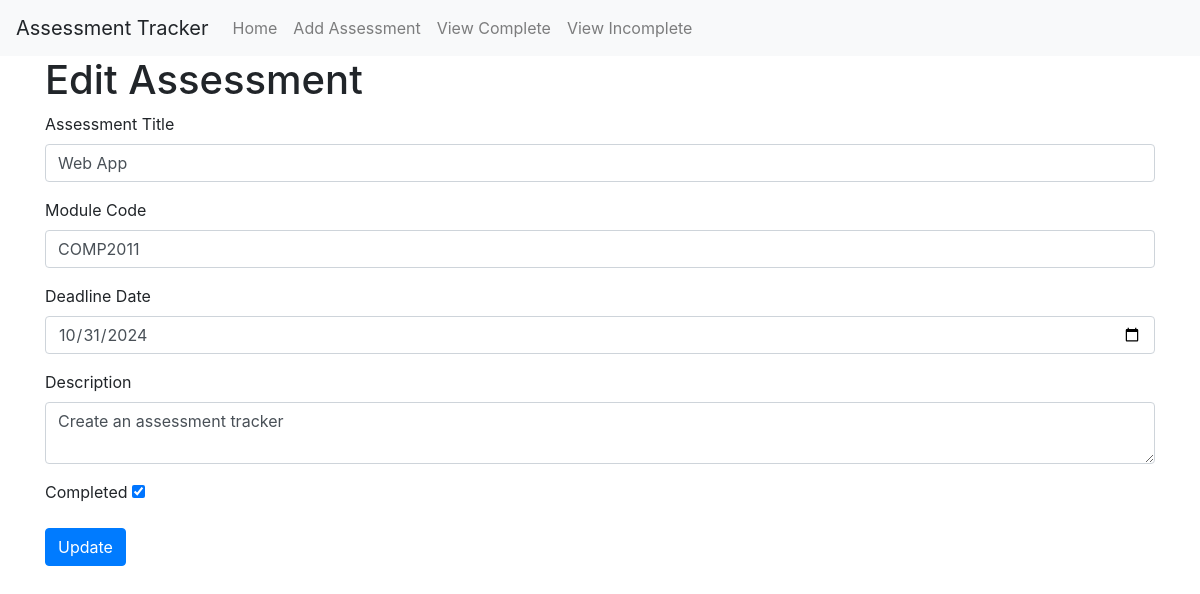
The app's page /edit_assessment/4, older data.
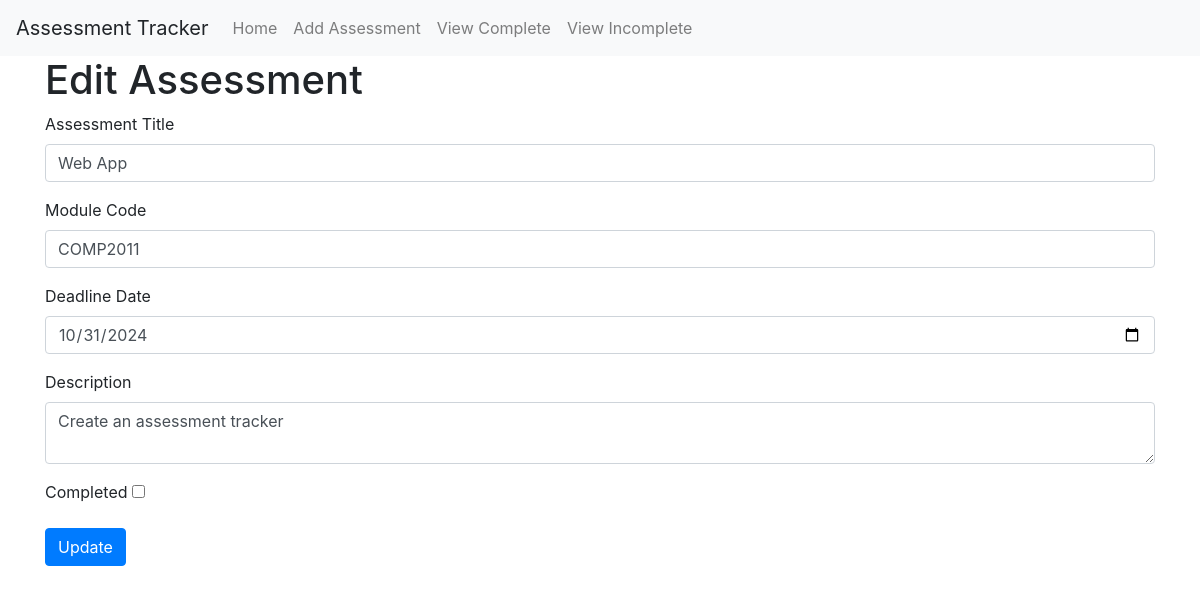
The same page, newer data.
### app/models.py (models this page shows)
class Assessment(db.Model):
    id = db.Column(db.Integer, primary_key=True)
    title = db.Column(db.String(100), nullable=False)
    module_code = db.Column(db.String(100), nullable=False)
    deadline = db.Column(db.DateTime, nullable=False)
    description = db.Column(db.Text, nullable=False)
    completed = db.Column(db.Boolean, default=False)

### app/views.py (the view, shortened to what this page needs)
@app.route('/edit_assessment/<int:id>', methods=['GET', 'POST'])
def edit_assessment(id):
    assessment = Assessment.query.get_or_404(id)
    form = AssessmentForm(obj=assessment)
    for forms, errors in form.errors.items():
        for error in errors:
            flash(error)
    return render_template('edit.html', form=form)

### app/forms.py (shortened to what this page needs)
class AssessmentForm(FlaskForm):
    title = StringField('Assessment Title', validators=[DataRequired()])
    module_code = StringField('Module Code', validators=[DataRequired()])
    deadline = DateField('Deadline Date', validators=[DataRequired()])
    description = TextAreaField('Description', validators=[DataRequired()])
    completed = BooleanField('Completed')

### app/templates/edit.html (shortened to what this page needs)
{% extends "base.html" %}
{% block content %}
<h1>Edit Assessment</h1>
<form method="POST">
    <div class="form-group">
        {{ form.title.label(class="form-label") }} {{ form.title(class="form-control") }}
    </div>
    <div class="form-group">
        {{ form.module_code.label(class="form-label") }} {{ form.module_code(class="form-control") }}
    </div>
    <div class="form-group">
        {{ form.deadline.label(class="form-label") }} {{ form.deadline(class="form-control") }}
    </div>
    <div class="form-group">
        {{ form.description.label(class="form-label") }} {{ form.description(class="form-control") }}
    </div>
    <div class="form-group">
        {{ form.completed.label(class="form-label") }} {{ form.completed() }}
    </div>
    <button type="submit" class="btn btn-primary">Update</button>
</form>
{% endblock %}

Row changes from the older to the newer data that the page shows:
changed Assessment "Web App": completed "☑" → "☐"
